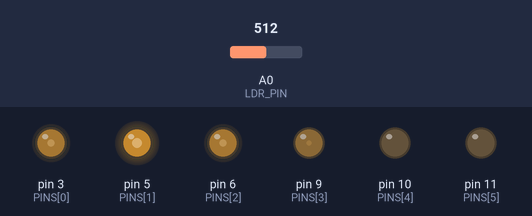
A sketch run on a simulated Arduino Uno, built with avr-gcc and run on an emulated ATmega328P. On the bench: output pins drawn as LEDs (lit = HIGH). The test bench sets the inputs (shaded band); at power-on: A0 (LDR_PIN) = 512.

Above: at 1.2 s.
1.3 s: A0 (LDR_PIN) set to 900
At 1.79 s:
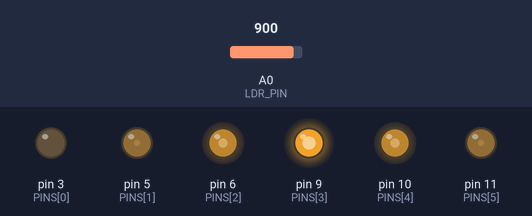
4.3 s: A0 (LDR_PIN) set to 716
7.3 s: A0 (LDR_PIN) set to 306
10.3 s: A0 (LDR_PIN) set to 0
At 11.2 s:
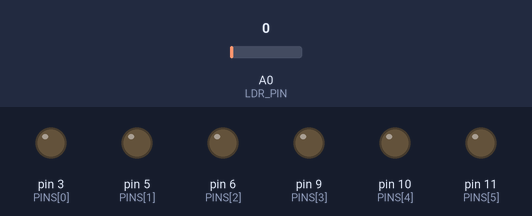
11.8 s: A0 (LDR_PIN) set to 122
At 12.0 s:
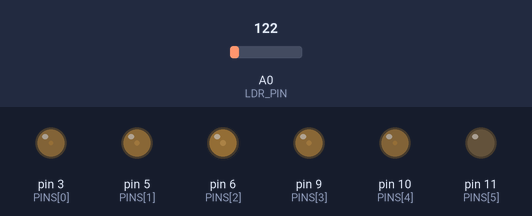
Timing chart, 0 to 15.8 s (numbered marks = the images above; inputs shaded):
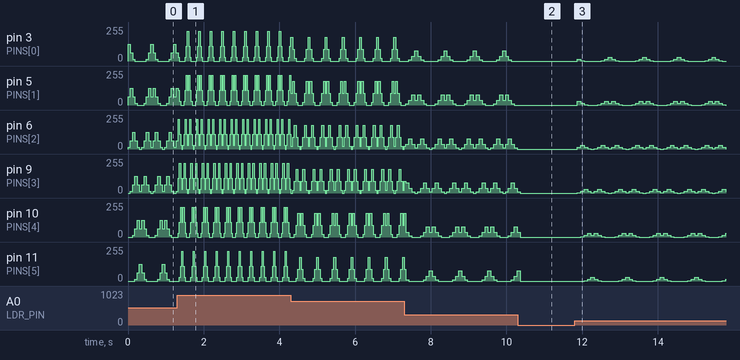

Measured:
- after the input at 10.3 s, pin 3 (PINS[0]), pin 5 (PINS[1]), pin 6 (PINS[2]): stops changing and stays 0/255
- after the input at 11.8 s, pin 3 (PINS[0]): 0/255 → 14/255 after 0.07 s, then repeats every 0.91 s: 3/255 0.09 s, 0/255 0.46 s, 3/255 0.09 s, 14/255 0.09 s, 30/255 0.09 s, 14/255 0.09 s; pin 5 (PINS[1]): 0/255 → 30/255 after 0.07 s, then repeats every 0.91 s: 14/255 0.09 s, 3/255 0.09 s, 0/255 0.27 s, 3/255 0.09 s, 2 × (14/255 0.09 s, 30/255 0.09 s)
- by itself, pin 3 (PINS[0]): repeats every 0.77 s: 37/255 0.08 s, 76/255 0.08 s, 37/255 0.08 s, 9/255 0.08 s, 0/255 0.39 s, 9/255 0.08 s
- by itself, pin 5 (PINS[1]): repeats every 0.77 s: 2 × (37/255 0.08 s, 76/255 0.08 s), 37/255 0.08 s, 9/255 0.08 s, 0/255 0.23 s, 9/255 0.08 s
- by itself, pin 10 (PINS[4]): repeats every 0.77 s: 9/255 0.08 s, 0/255 0.23 s, 9/255 0.08 s, 2 × (37/255 0.08 s, 76/255 0.08 s), 37/255 0.08 s
- by itself, pin 11 (PINS[5]): repeats every 0.77 s: 0/255 0.39 s, 9/255 0.08 s, 37/255 0.08 s, 76/255 0.08 s, 37/255 0.08 s, 9/255 0.08 s
- by itself, pin 6 (PINS[2]): repeats every 0.77 s: 76/255 0.08 s, 37/255 0.08 s, 9/255 0.08 s, 37/255 0.08 s, 76/255 0.08 s, 37/255 0.08 s, 9/255 0.08 s, 0/255 0.08 s, 9/255 0.08 s, 37/255 0.08 s
- by itself, pin 9 (PINS[3]): repeats every 0.77 s: 37/255 0.08 s, 9/255 0.08 s, 0/255 0.08 s, 9/255 0.08 s, 37/255 0.08 s, 76/255 0.08 s, 37/255 0.08 s, 9/255 0.08 s, 37/255 0.08 s, 76/255 0.08 s

The sketch:

light_and_speed.ino
```cpp
// ─────────────────────────────────────────────────────────────────────────────
// Knight Rider (PWM Trail) + Ambient (LDR on A0)
// LDR controls BOTH overall brightness and sweep speed.
// ─────────────────────────────────────────────────────────────────────────────

// Trail brightness (0..255): head and its two neighbors, reduced by 1/2 and 1/4
#define HEAD_PWM         255     // leader
#define FOLLOW1_PWM      127     // ±1 (≈ 1/2)
#define FOLLOW2_PWM      32      // ±2 (≈ 1/4)

// Ambient input (LDR on A0)
#define LDR_PIN          A0
#define AMBIENT_MIN_RAW  0       // darkest possible reading
#define AMBIENT_MAX_RAW  1023    // brightest possible reading

// LED Brightness mapping (overall scale)
#define BRIGHT_MIN       0       // dimmest overall brightness
#define BRIGHT_MAX       255     // brightest overall brightness

// Macro to help translate/scale raw analog input (ambient) to brightness output
#define MAP_BRIGHTNESS(raw) \
  ((uint8_t) map((long)(raw), AMBIENT_MIN_RAW, AMBIENT_MAX_RAW, BRIGHT_MIN, BRIGHT_MAX))

// Speed mapping (frame delay). Dark -> slower, Bright -> faster. Best guess pick..
#define DELAY_SLOW_MS    100
#define DELAY_FAST_MS    20

// similar macro to scale/translate raw ambient input to sweep speed output.
#define MAP_DELAY(raw) \
  ((int) map((long)(raw), AMBIENT_MIN_RAW, AMBIENT_MAX_RAW, DELAY_SLOW_MS, DELAY_FAST_MS))

// Helpers
#define ARRAY_LEN(a)     (sizeof(a) / sizeof((a)[0]))
#define DIST(a,b)        ((a) >= (b) ? ((a) - (b)) : ((b) - (a)))  // absolute distance

// PWM-capable pins on out board per lecture slides.
const uint8_t PINS[] = {3, 5, 6, 9, 10, 11};
const int LED_COUNT = ARRAY_LEN(PINS);

int pos = 0;   // current LED index (0..LED_COUNT-1)
int dir = 1;   // +1 forward, -1 back

void setup() {
  for (int i = 0; i < LED_COUNT; i++) {
    pinMode(PINS[i], OUTPUT);
    analogWrite(PINS[i], 0);
  }
}

void loop() {
  // Read ambient light reading (raw =  0..1023)
  int ambient_brightness = analogRead(LDR_PIN);

  uint8_t mapped_brightness = MAP_BRIGHTNESS(ambient_brightness);  // 0..255
  int frame_delay_ms = MAP_DELAY(ambient_brightness);               // DELAY_SLOW_MS..DELAY_FAST_MS

  // Draw one frame every loop
  for (int i = 0; i < LED_COUNT; i++) {
    int distance_from_head = DIST(i, pos);

    // Basic LED trail shape
    uint8_t base_pwm = (distance_from_head == 0) ? HEAD_PWM
                       : (distance_from_head == 1) ? FOLLOW1_PWM
                       : (distance_from_head == 2) ? FOLLOW2_PWM
                       : 0;

    // Now scale base by ambient brightness based on mapped brighness
    uint8_t pwm_out = (base_pwm * mapped_brightness) / 255;


    analogWrite(PINS[i], pwm_out);
  }

  // 3) Pace & move
  delay(frame_delay_ms);

  pos += dir;
  if (pos == 0 || pos == LED_COUNT - 1) dir = -dir;
}
```
